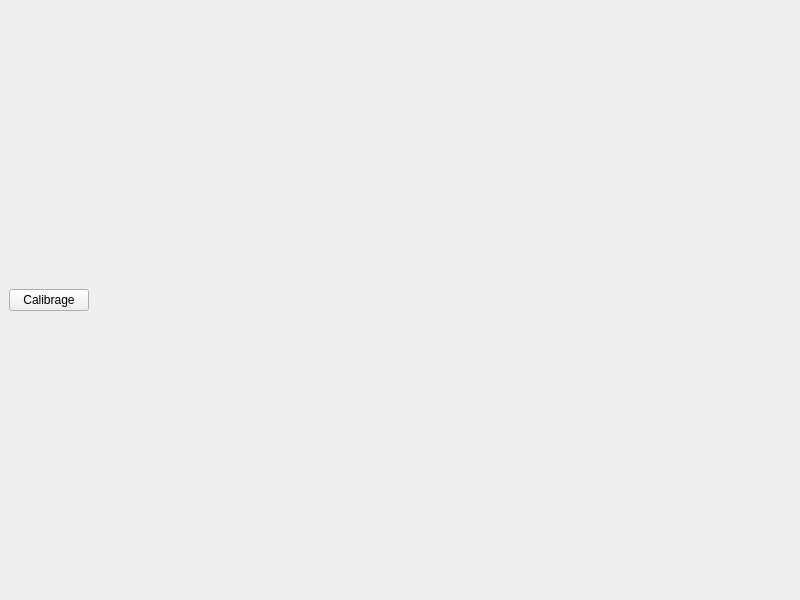
<?xml version="1.0" encoding="UTF-8"?>
<ui version="4.0">
 <class>MainWindow</class>
 <widget class="QMainWindow" name="MainWindow">
  <property name="geometry">
   <rect>
    <x>0</x>
    <y>0</y>
    <width>800</width>
    <height>600</height>
   </rect>
  </property>
  <property name="windowTitle">
   <string>MainWindow</string>
  </property>
  <widget class="QWidget" name="centralwidget">
   <layout class="QGridLayout" name="gridLayout">
    <item row="0" column="0">
     <widget class="QPushButton" name="calibrateBtn">
      <property name="sizePolicy">
       <sizepolicy hsizetype="Fixed" vsizetype="Fixed">
        <horstretch>0</horstretch>
        <verstretch>0</verstretch>
       </sizepolicy>
      </property>
      <property name="maximumSize">
       <size>
        <width>150</width>
        <height>16777215</height>
       </size>
      </property>
      <property name="text">
       <string>Calibrage</string>
      </property>
      <property name="checkable">
       <bool>true</bool>
      </property>
     </widget>
    </item>
    <item row="0" column="1">
     <spacer name="horizontalSpacer">
      <property name="orientation">
       <enum>Qt::Horizontal</enum>
      </property>
      <property name="sizeHint" stdset="0">
       <size>
        <width>40</width>
        <height>20</height>
       </size>
      </property>
     </spacer>
    </item>
   </layout>
  </widget>
 </widget>
 <resources/>
 <connections/>
</ui>
